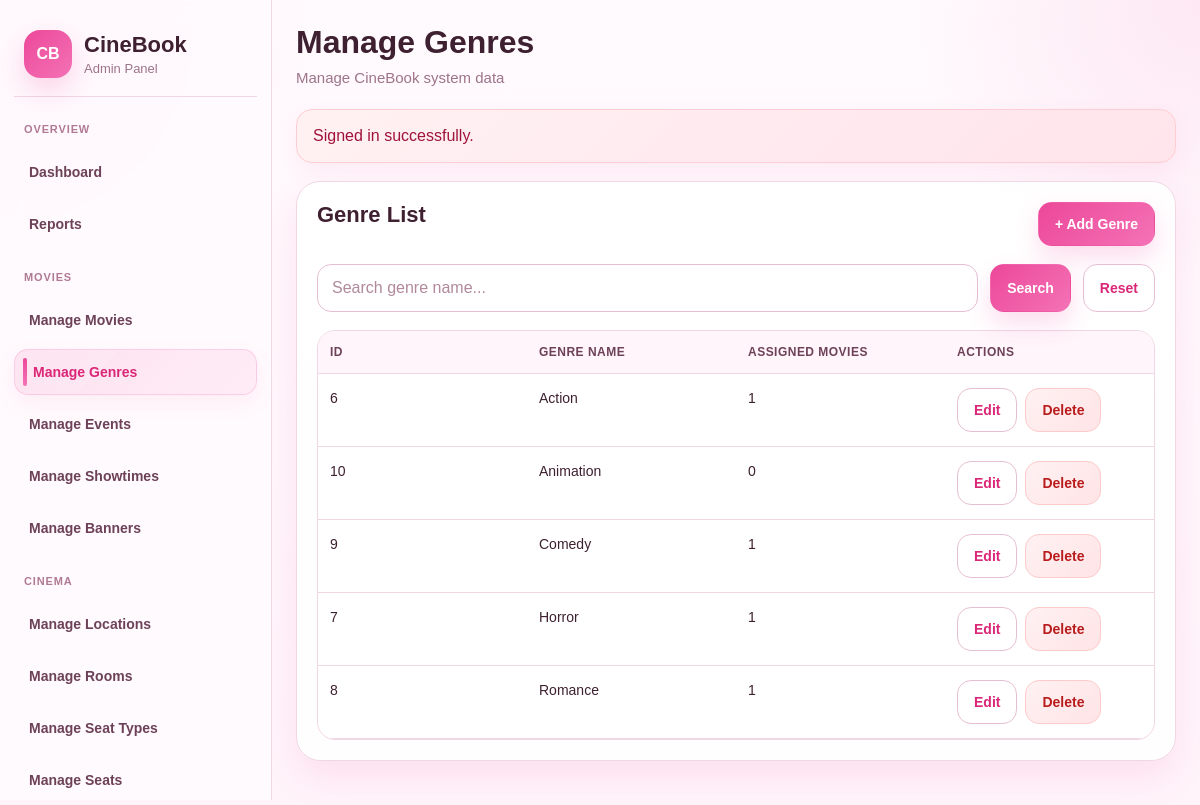
Page /admin/genres/index.php (signed in) on the committed database.
### tables this page shows
CREATE TABLE `genres` (
  `genre_id` int(11) NOT NULL,
  `name` varchar(100) NOT NULL
);

### includes/helpers.php (called while the page is built, shortened)
<?php
function e(?string $value): string
{
    return htmlspecialchars($value ?? '', ENT_QUOTES, 'UTF-8');
}
function get(string $key, $default = '')
{
    $value = $_GET[$key] ?? $default;
    if (is_string($value)) {
        return trim($value);
    }
    return $value;
}

### admin/genres/index.php (the view, shortened to what this page needs)
<?php
require_once __DIR__ . '/../../includes/admin_layout_start.php';
$conn = db_connect();
$keyword = trim(get('keyword'));
$whereSql = '';
$sql = "
    SELECT
        g.genre_id,
        g.name,
        COUNT(mg.movie_id) AS movie_count
    FROM genres g
    LEFT JOIN movie_genres mg ON g.genre_id = mg.genre_id
    $whereSql
    GROUP BY g.genre_id, g.name
    ORDER BY g.name ASC
";
$stmt = $conn->prepare($sql);
$result = false;
if ($stmt) {
    $stmt->execute();
    $result = $stmt->get_result();
}
?>
<div class="admin-card">
    <div class="admin-card-head">
        <h2>Genre List</h2>
        <a class="admin-btn" href="<?= BASE_URL ?>admin/genres/create.php">+ Add Genre</a>
    </div>
    <div class="admin-filter-bar">
        <form method="GET" action="">
            <input
                class="admin-input"
                type="text"
                name="keyword"
                placeholder="Search genre name..."
                value="<?= e($keyword) ?>"
            >
            <button class="admin-btn" type="submit">Search</button>
            <a class="admin-btn-outline" href="<?= BASE_URL ?>admin/genres/index.php">Reset</a>
        </form>
    </div>
    <div class="admin-table-wrap">
        <table class="admin-table">
            <thead>
                <tr>
                    <th>ID</th>
                    <th>Genre Name</th>
                    <th>Assigned Movies</th>
                    <th>Actions</th>
                </tr>
            </thead>
            <tbody>
            <?php if ($result && $result->num_rows > 0): ?>
                <?php while ($genre = $result->fetch_assoc()): ?>
                    <tr>
                        <td><?= (int) $genre['genre_id'] ?></td>
                        <td><?= e($genre['name']) ?></td>
                        <td><?= (int) $genre['movie_count'] ?></td>
                        <td>
                            <div class="admin-actions">
                                <a class="admin-btn-outline" href="<?= BASE_URL ?>admin/genres/edit.php?id=<?= (int) $genre['genre_id'] ?>">Edit</a>
                                <a class="admin-btn-danger" href="<?= BASE_URL ?>admin/genres/delete.php?id=<?= (int) $genre['genre_id'] ?>" onclick="return confirm('Delete this genre?')">Delete</a>
                            </div>
                        </td>
                    </tr>
                <?php endwhile; ?>
            <?php endif; ?>
            </tbody>
        </table>
    </div>
</div>
<?php
require_once __DIR__ . '/../../includes/admin_layout_end.php';
?>

### cinebook/public/assets/css/admin.css (style rules this page uses)
:root { --bg: #fff7fb; --bg-2: #fff1f7; --surface: #ffffff; --surface-soft: #fff9fc; --surface-muted: #fff4f9; --sidebar-bg: rgba(255, 250, 253, 0.92); --line: #f0d7e4; --line-strong: #e7bfd3; --text: #3e2030; --text-soft: #6d4258; --muted: #9d7488; --primary: #ec4899; --primary-hover: #db2777; --primary-soft: #fdf2f8; --secondary: #f472b6; --secondary-soft: #fce7f3; --danger: #dc2626; --danger-soft: #fef2f2; --success: #16a34a; --success-soft: #ecfdf3; --warning: #d97706; --warning-soft: #fff7ed; --shadow-sm: 0 8px 22px rgba(236, 72, 153, 0.08); --shadow-md: 0 16px 36px rgba(236, 72, 153, 0.12); --shadow-lg: 0 24px 56px rgba(236, 72, 153, 0.14); --radius-sm: 12px; --radius-md: 18px; --radius-lg: 24px; --sidebar-width: 272px; --content-max: 100%; }
*, *::before, *::after { box-sizing: border-box; min-width: 0; }
html, body { max-width: 100%; overflow-x: hidden; }
html { scroll-behavior: smooth; }
body { margin: 0; font-family: Arial, Helvetica, sans-serif; color: var(--text); background: radial-gradient(circle at top left, rgba(244, 114, 182, 0.12), transparent 22%), radial-gradient(circle at top right, rgba(236, 72, 153, 0.10), transparent 20%), linear-gradient(180deg, #fffafd 0%, #fff4fa 100%); }
a { color: inherit; text-decoration: none; }
button, input, select, textarea { font: inherit; }
.admin-card, .admin-stat-card, .admin-panel { width: 100%; max-width: 100%; background: rgba(255, 255, 255, 0.94); border: 1px solid var(--line); border-radius: var(--radius-lg); box-shadow: var(--shadow-md); overflow: hidden; }
.admin-card, .admin-panel { margin-bottom: 20px; padding: 20px; }
.admin-card-head, .admin-panel-head { display: flex; justify-content: space-between; align-items: flex-start; gap: 14px; flex-wrap: wrap; margin-bottom: 18px; }
.admin-card-head h2, .admin-panel-head h2 { margin: 0; font-size: 22px; line-height: 1.2; font-weight: 800; color: var(--text); word-break: break-word; }
.admin-toolbar, .admin-filter-bar { margin-bottom: 18px; }
.admin-toolbar, .admin-filter-bar form { display: flex; flex-wrap: wrap; gap: 12px; width: 100%; }
.admin-filter-bar .admin-input, .admin-filter-bar .admin-select, .admin-toolbar .admin-input, .admin-toolbar .admin-select { flex: 1 1 220px; min-width: 0; }
.admin-btn, .admin-btn-outline, .admin-btn-danger, .admin-btn-soft { display: inline-flex; align-items: center; justify-content: center; gap: 8px; min-height: 44px; padding: 10px 16px; border-radius: 14px; border: 1px solid transparent; cursor: pointer; font-size: 14px; font-weight: 800; line-height: 1.35; text-align: center; white-space: normal; transition: all 0.2s ease; }
.admin-btn { color: #fff; background: linear-gradient(135deg, var(--primary) 0%, var(--secondary) 100%); box-shadow: 0 12px 24px rgba(236, 72, 153, 0.18); }
.admin-btn-outline { color: var(--primary-hover); background: #fff; border-color: var(--line-strong); }
.admin-btn-danger { color: #b91c1c; background: linear-gradient(135deg, #fff1f2, #ffe4e6); border-color: #fecaca; }
.admin-input, .admin-select, .admin-textarea { width: 100%; max-width: 100%; min-height: 48px; padding: 0 14px; border-radius: 14px; border: 1px solid var(--line-strong); background: #fff; color: var(--text); outline: none; transition: all 0.2s ease; }
.admin-input::placeholder, .admin-textarea::placeholder { color: #b0899b; }
.admin-table-wrap { width: 100%; max-width: 100%; overflow-x: auto; overflow-y: hidden; border: 1px solid var(--line); border-radius: 18px; background: #fff; -webkit-overflow-scrolling: touch; }
.admin-table { width: 100%; border-collapse: collapse; table-layout: fixed; }
.admin-table th, .admin-table td { padding: 14px 12px; border-bottom: 1px solid var(--line); text-align: left; vertical-align: top; white-space: normal; word-break: break-word; overflow-wrap: anywhere; }
.admin-table th { background: #fff5fa; color: var(--text-soft); font-size: 12px; font-weight: 800; text-transform: uppercase; letter-spacing: 0.04em; }
.admin-table td { color: var(--text); font-size: 14px; line-height: 1.5; font-weight: 500; }
.admin-actions { display: flex; flex-wrap: wrap; gap: 8px; width: 100%; }

### rows in the picture
genres: genre_id "6", name "Action", movie_count "1"
genres: genre_id "10", name "Animation", movie_count "0"
genres: genre_id "9", name "Comedy", movie_count "1"
genres: genre_id "7", name "Horror", movie_count "1"
genres: genre_id "8", name "Romance", movie_count "1"

### other values in the picture
$pageTitle "Manage Genres"
$flash['message'] "Signed in successfully."
